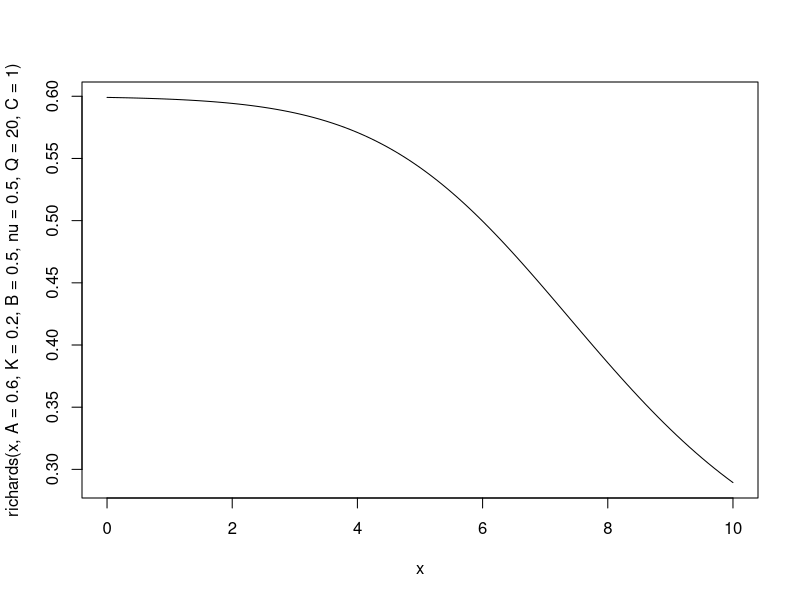
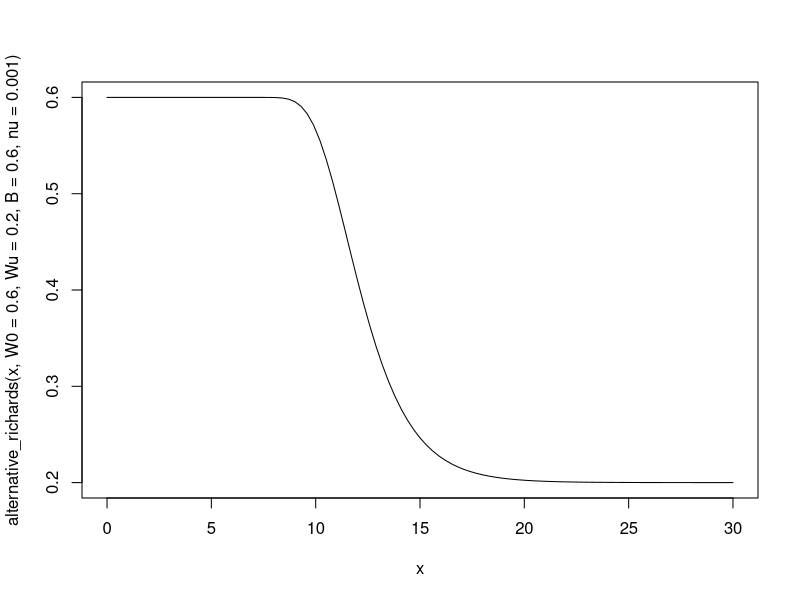
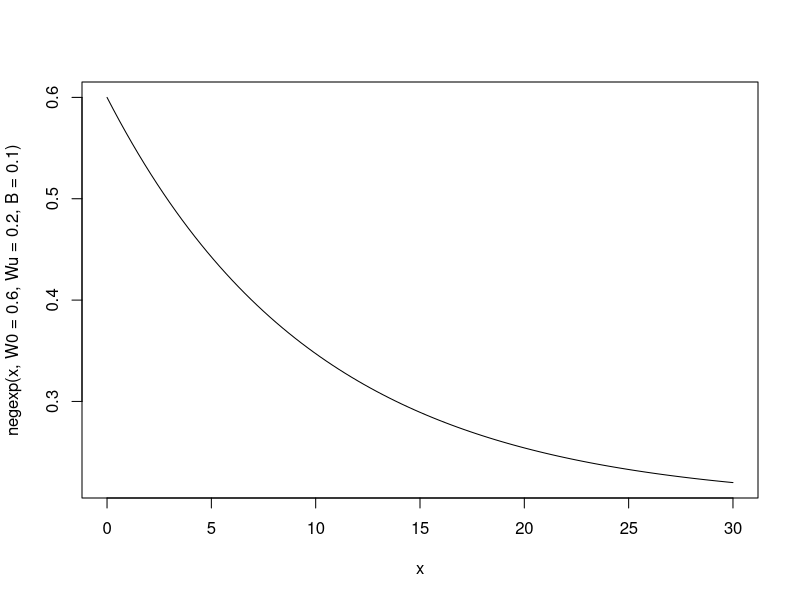
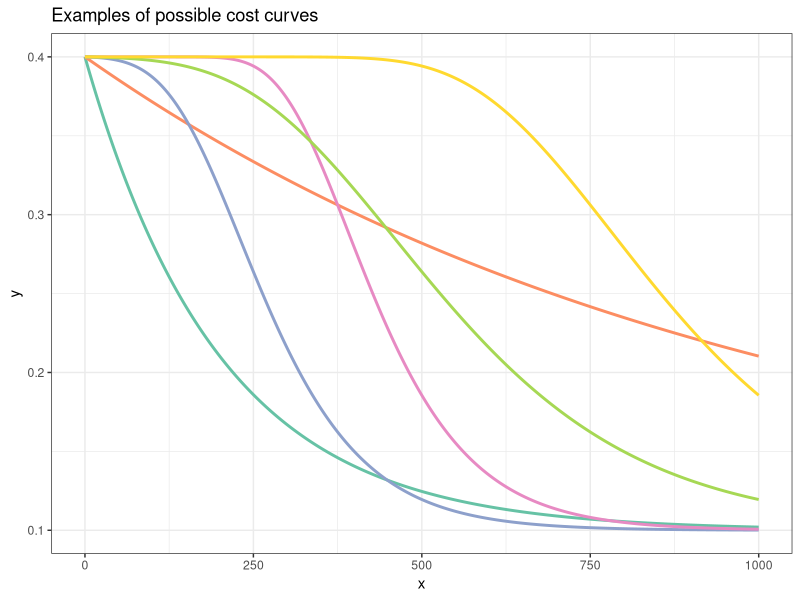
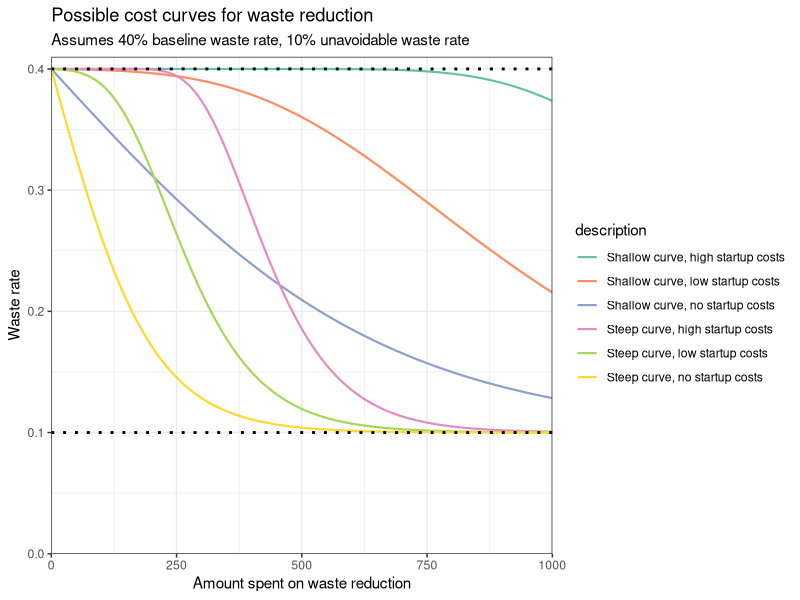
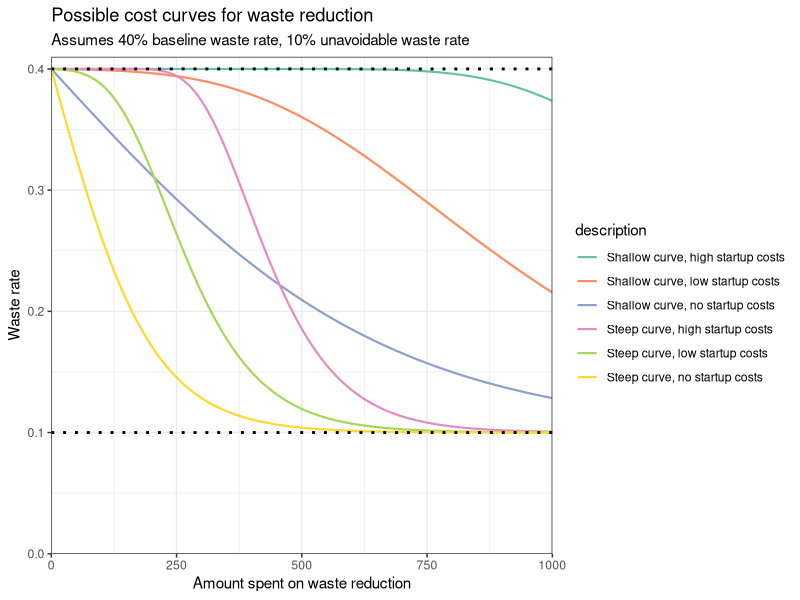

The R script that drew these images, in order:
# Investigate shape of logistic curve for our optimization analysis

# Generalized logistic or Richards curve

richards <- function(x, A, K, B, nu, Q, C) A + (K - A)/((C + Q*exp(-B*x))^(1/nu))

curve(richards(x, A = 0.6, K = 0.2, B = 0.5, nu = 0.5, Q = 20, C = 1), from = 0, to = 10)

# My waste function. Q and C are set to 1. The A parameter is expressed as a function of W0, Wu, and nu
# Wu is the carrying capacity K
alternative_richards <- function(x, W0, Wu, nu, B) {
  A <- (W0 - (2 ^ (-1/nu)) * Wu) / (1 - 2 ^ (-1/nu))
  A + (Wu - A)/((1 + exp(-B*x))^(1/nu))
}

curve(alternative_richards(x, W0 = 0.6, Wu = 0.2, B = 0.6, nu = 0.001), from = 0, to = 30)

# No flat part at the beginning, just diminishing returns

negexp <- function(x, W0, Wu, B) (W0 - Wu) * exp(-B * x) + Wu
curve(negexp(x, W0 = 0.6, Wu = 0.2, B = 0.1), from = 0, to = 30)

# Plot alternative functions representing
# (1) diminishing returns, no startup costs
#   (a) shallow curve
#   (b) steep curve
# (2) diminishing returns, with startup costs
#   (a) shallow curve, high startup costs
#   (b) shallow curve, low startup costs
#   (c) steep curve, high startup costs
#   (d) steep curve, high startup costs

library(ggplot2)

cs <- RColorBrewer::brewer.pal(6, 'Set2')

ggplot(data.frame(x = c(0, 1000)), aes(x)) +
  stat_function(fun = negexp, n = 1001, args = list(W0 = 0.4, Wu = 0.1, B = 0.005), color = cs[1], size = 1) +
  stat_function(fun = negexp, n = 1001, args = list(W0 = 0.4, Wu = 0.1, B = 0.001), color = cs[2], size = 1) +
  stat_function(fun = alternative_richards, n = 1001, args = list(W0 = 0.4, Wu = 0.1, B = 0.01, nu = 0.1), color = cs[3], size = 1) +
  stat_function(fun = alternative_richards, n = 1001, args = list(W0 = 0.4, Wu = 0.1, B = 0.01, nu = 0.02), color = cs[4], size = 1) +
  stat_function(fun = alternative_richards, n = 1001, args = list(W0 = 0.4, Wu = 0.1, B = 0.005, nu = 0.1), color = cs[5], size = 1) +
  stat_function(fun = alternative_richards, n = 1001, args = list(W0 = 0.4, Wu = 0.1, B = 0.005, nu = 0.02), color = cs[6], size = 1) +
  theme_bw() +
  ggtitle('Examples of possible cost curves')
  

# Manually create data and plot cost curves so we can have a legend.
library(tidyverse)

# Cost curve function that includes both types
cost_curve <- function(x, W0, Wu, B, nu = NA) {
  # If null is not provided return the exponential curve
  # Else return the Richards logistic curve
  if (is.na(nu)) {
    (W0 - Wu) * exp(-B * x) + Wu
  } else {
    A <- (W0 - (2 ^ (-1/nu)) * Wu) / (1 - 2 ^ (-1/nu))
    A + (Wu - A)/((1 + exp(-B*x))^(1/nu))
  }
}

# We can include no initial flat portion (no startup costs) by setting nu to 1
params <- data.frame(W0 = 0.4,
                     Wu = 0.1,
                     B = c(0.01, 0.003, 0.01, 0.003, 0.01, 0.003),
                     nu = c(1, 1, 0.1, 0.1, 0.02, 0.02))

vals <- pmap(params, cost_curve, x = 0:1200)
params$description <- c('Steep curve, no startup costs',
                        'Shallow curve, no startup costs',
                        'Steep curve, low startup costs',
                        'Shallow curve, low startup costs',
                        'Steep curve, high startup costs',
                        'Shallow curve, high startup costs')

plotdat <- imap_dfr(vals, ~ data.frame(params[.y,], x = 0:1200, y = .x))

ggplot(plotdat, aes(x, y, color = description)) +
  geom_path(size = 0.75) +
  geom_hline(yintercept = c(0.1, 0.4), linetype = 'dotted', size = 1) +
  scale_color_brewer(type = 'qual', palette = 'Set2') +
  scale_x_continuous(name = 'Amount spent on waste reduction', limits=c(0,1000), expand=c(0,0)) +
  scale_y_continuous(name = 'Waste rate', limits=c(0,0.41), expand=c(0,0)) +
  theme_bw() +
  ggtitle('Possible cost curves for waste reduction',
          'Assumes 40% baseline waste rate, 10% unavoidable waste rate')
ggsave('Q:/figures/costcurve_schematic_alternatives.png', height = 5, width = 6, dpi = 300)  
